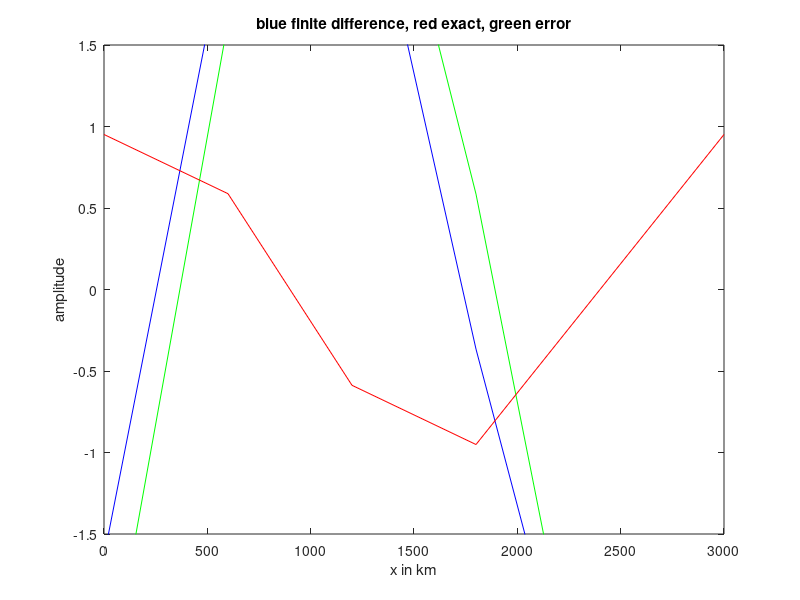

Write MATLAB code to recreate this figure.
% MATLAB script:  advect_1.m
% Demonstration of leapfrog differencing for 1-d linear advection equation
% applied to a passive tracer with sinusoidal distribution.
% Change Nx to examine dependence of amplitude and phase errors on 
% number of grid intervals per wavelength.
clear all
close all
S = 2*64;                   % number of time steps
SF = 16;                    % interval between forward steps
Nxl = input('give number of grid intervals per wavelength as power of 2 ')
Lx = 3.e6;                  % length of domain
Nx = Nxl+1;                 % number of grid points  
x = linspace(0,Lx,Nx);
k = 2*pi/Lx;                % wavenumber of sinusoidal disturbance
dx = Lx/Nxl;                % grid increment in x
c = 10;                     % advection speed in m/s
q = sin(k*x);               % initial tracer distribution
q0 = q;                     % q0 is tracer for time t-dt
qn = q ;                    % qn is tracer for time t+dt
sig = 0.5;                  % value for U*dt/dx
dt = sig*dx/c;
t = 0;
%Begin time looping with forward step every SF steps
for s = 1:S
    tt = s/SF;
    if rem(tt,1) == 0;
        qn(2:Nxl) = q(2:Nxl)-sig/2*(q(3:Nx)-q(1:Nx-2)); % interior points
        qn(1) = q(1)-sig/2*(q(2)-q(Nxl));               % boundary points
        qn(Nx) = qn(1);
    else
        qn(2:Nxl) = q0(2:Nxl)-sig*(q(3:Nx)-q(1:Nx-2));  % interior points
        qn(1) = q0(1)-sig*(q(2)-q(Nxl));                % boundary points
        qn(Nx) = qn(1);
    end
    t = t+dt;
    q0 = q;                                     % update for new time t - dt
    q = qn;                                     % update for new time t
    qexact = sin(k*(x-c*t));
    figure(1)
    plot(x/1000,q,'b' ,x/1000,q-qexact,'g', x/1000, qexact,'r')
    xlabel('x in km'), ylabel('amplitude')
    axis([0 3000 -1.5 1.5])
    title('blue finite difference, red exact, green error')
end